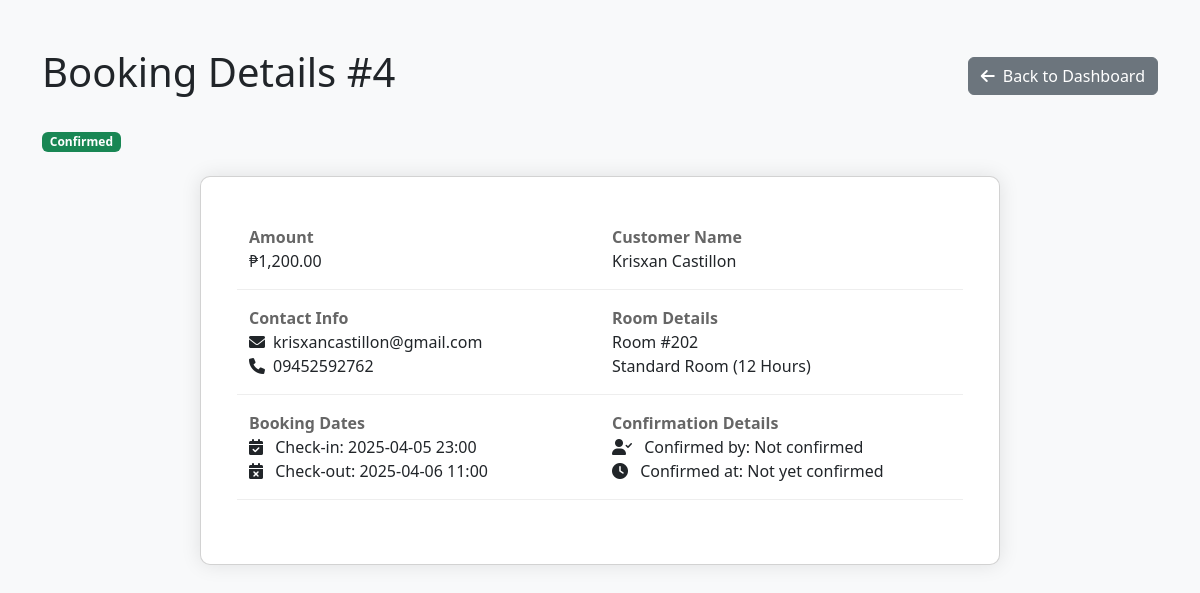
Screenshot of /admin/view_booking.php?id=4 (signed in) with the database file from the repository.
### tables this page shows
CREATE TABLE IF NOT EXISTS `bookings` (
  `id` int NOT NULL AUTO_INCREMENT,
  `customer_id` int NOT NULL,
  `room_id` int NOT NULL,
  `check_in` datetime NOT NULL,
  `check_out` datetime NOT NULL,
  `status` enum('pending','confirmed','checked_in','checked_out','cancelled') DEFAULT 'pending',
  `total_amount` decimal(10,2) NOT NULL,
  `notes` text,
  `created_at` timestamp NOT NULL DEFAULT CURRENT_TIMESTAMP,
  `confirmed_by` int DEFAULT NULL,
  `confirmed_at` datetime DEFAULT NULL,
  `cancelled_by` int DEFAULT NULL,
  `cancelled_at` datetime DEFAULT NULL,
  `admin_cancelled` tinyint(1) DEFAULT '0',
  PRIMARY KEY (`id`),
  KEY `customer_id` (`customer_id`),
  KEY `room_id` (`room_id`),
  KEY `confirmed_by` (`confirmed_by`),
  KEY `cancelled_by` (`cancelled_by`)
);

CREATE TABLE IF NOT EXISTS `customers` (
  `id` int NOT NULL AUTO_INCREMENT,
  `first_name` varchar(50) NOT NULL,
  `last_name` varchar(50) NOT NULL,
  `email` varchar(100) DEFAULT NULL,
  `username` varchar(50) NOT NULL,
  `password` varchar(255) NOT NULL,
  `phone` varchar(20) NOT NULL,
  `address` text,
  `id_type` varchar(50) NOT NULL,
  `id_number` varchar(50) NOT NULL,
  `created_at` timestamp NOT NULL DEFAULT CURRENT_TIMESTAMP,
  `updated_at` timestamp NOT NULL DEFAULT CURRENT_TIMESTAMP ON UPDATE CURRENT_TIMESTAMP,
  PRIMARY KEY (`id`),
  UNIQUE KEY `email` (`email`)
);

CREATE TABLE IF NOT EXISTS `rooms` (
  `id` int NOT NULL AUTO_INCREMENT,
  `room_number` varchar(10) NOT NULL,
  `room_type_id` int NOT NULL,
  `status` enum('available','occupied','maintenance') DEFAULT 'available',
  `created_at` timestamp NOT NULL DEFAULT CURRENT_TIMESTAMP,
  PRIMARY KEY (`id`),
  UNIQUE KEY `room_number` (`room_number`),
  KEY `room_type_id` (`room_type_id`)
);

CREATE TABLE IF NOT EXISTS `room_types` (
  `id` int NOT NULL AUTO_INCREMENT,
  `name` varchar(100) NOT NULL,
  `description` text,
  `price` decimal(10,2) NOT NULL,
  `duration_hours` int NOT NULL,
  `capacity` int NOT NULL DEFAULT '2',
  `created_at` timestamp NOT NULL DEFAULT CURRENT_TIMESTAMP,
  PRIMARY KEY (`id`)
);

### admin/view_booking.php (the view, shortened to what this page needs)
<?php
require_once '../config/database.php';
$booking_id = $_GET['id'];
try {
    $stmt = $pdo->prepare("
        SELECT
            b.*,
            r.room_number,
            rt.name as room_type,
            rt.price,
            c.first_name,
            c.last_name,
            c.email,
            c.phone,
            a.username as confirmed_by_username
        FROM bookings b
        JOIN rooms r ON b.room_id = r.id
        JOIN room_types rt ON r.room_type_id = rt.id
        JOIN customers c ON b.customer_id = c.id
        LEFT JOIN admin a ON b.confirmed_by = a.id
        WHERE b.id = ?
    ");
    $stmt->execute([$booking_id]);
    $booking = $stmt->fetch();
    $admin_name = 'Not confirmed';
} catch (Exception $e) {
    $_SESSION['error'] = $e->getMessage();
    header("Location: dashboard.php");
    exit();
}
function getStatusBadgeClass($status) {
    switch ($status) {
        case 'confirmed':
            return 'bg-success';
    }
}
?>
<!DOCTYPE html>
<html lang="en">
<head>
    <link href="https://cdn.jsdelivr.net/npm/bootstrap@5.3.0/dist/css/bootstrap.min.css" rel="stylesheet">
    <link rel="stylesheet" href="https://cdnjs.cloudflare.com/ajax/libs/font-awesome/6.0.0/css/all.min.css">
</head>
<body class="bg-light">
    <div class="container py-5">
        <div class="row mb-4">
            <div class="col-12">
                <div class="d-flex justify-content-between align-items-center">
                    <h1>Booking Details #<?php echo htmlspecialchars($booking['id']); ?></h1>
                    <a href="dashboard.php" class="btn btn-secondary">
                        <i class="fas fa-arrow-left me-2"></i>Back to Dashboard
                    </a>
                </div>
            </div>
        </div>
        <div class="row mb-4">
            <div class="col-12">
                <div class="booking-status">
                    <span class="badge <?php echo getStatusBadgeClass($booking['status']); ?>">
                        <?php echo ucfirst($booking['status']); ?>
                    </span>
                </div>
            </div>
        </div>
        <div class="card booking-details">
            <div class="card-body">
                <div class="row detail-row">
                    <div class="col-md-6">
                        <div class="detail-label">Amount</div>
                        ₱<?php echo number_format($booking['total_amount'], 2); ?>
                    </div>
                    <div class="col-md-6">
                        <div class="detail-label">Customer Name</div>
                        <?php echo htmlspecialchars($booking['first_name'] . ' ' . $booking['last_name']); ?>
                    </div>
                </div>
                <div class="row detail-row">
                    <div class="col-md-6">
                        <div class="detail-label">Contact Info</div>
                        <div><i class="fas fa-envelope me-2"></i><?php echo htmlspecialchars($booking['email']); ?></div>
                        <div><i class="fas fa-phone me-2"></i><?php echo htmlspecialchars($booking['phone']); ?></div>
                    </div>
                    <div class="col-md-6">
                        <div class="detail-label">Room Details</div>
                        <div>Room #<?php echo htmlspecialchars($booking['room_number']); ?></div>
                        <div><?php echo htmlspecialchars($booking['room_type']); ?></div>
                    </div>
                </div>
                <div class="row detail-row">
                    <div class="col-md-6">
                        <div class="detail-label">Booking Dates</div>
                        <div>
                            <i class="fas fa-calendar-check me-2"></i>
                            Check-in: <?php echo date('Y-m-d H:i', strtotime($booking['check_in'])); ?>
                        </div>
                        <div>
                            <i class="fas fa-calendar-times me-2"></i>
                            Check-out: <?php echo date('Y-m-d H:i', strtotime($booking['check_out'])); ?>
                        </div>
                    </div>
                    <div class="col-md-6">
                        <?php if ($booking['status'] === 'confirmed'): ?>
                            <div class="detail-label">Confirmation Details</div>
                            <div>
                                <i class="fas fa-user-check me-2"></i>
                                Confirmed by: <?php echo htmlspecialchars($admin_name); ?>
                            </div>
                            <div>
                                <i class="fas fa-clock me-2"></i>
                                Confirmed at: <?php echo !empty($booking['confirmed_at']) ? date('Y-m-d H:i', strtotime($booking['confirmed_at'])) : 'Not yet confirmed'; ?>
                            </div>
                        <?php endif; ?>
                    </div>
                </div>
            </div>
        </div>
    </div>
</body>
</html>

### admin/view_booking.php (style rules this page uses)
.booking-details { max-width: 800px; margin: 0 auto; padding: 2rem; border-radius: 10px; box-shadow: 0 0 20px rgba(0,0,0,0.1); }
.detail-row { margin-bottom: 1rem; padding-bottom: 1rem; border-bottom: 1px solid #eee; }
.detail-label { font-weight: bold; color: #666; }

### rows the page displays
bookings: id "4", status "Confirmed", total_amount "1,200.00", customer.last_name "Krisxan Castillon", customer.email "krisxancastillon@gmail.com", customer.phone "09452592762", room.room_number "202", room_types.name "Standard Room (12 Hours)", check_in "2025-04-05 23:00", check_out "2025-04-06 11:00"

### other values shown
$admin_name "Not confirmed"
